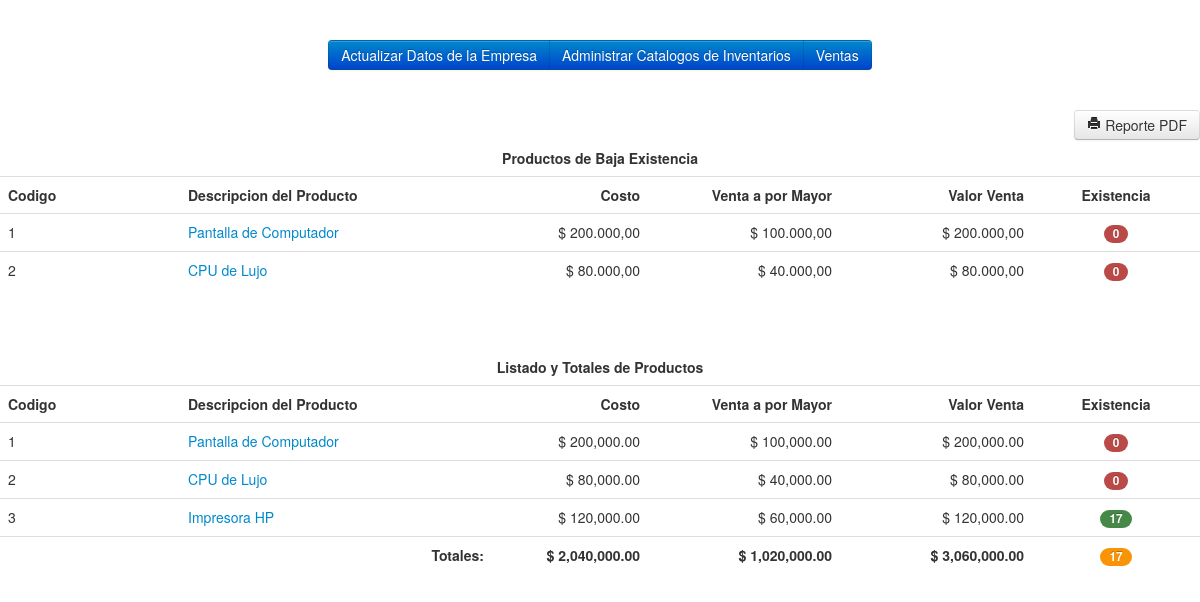
/empresa.php (signed in), run on the app's committed database.
### tables this page shows
CREATE TABLE IF NOT EXISTS `producto` (
  `cod` varchar(255) NOT NULL,
  `prov` varchar(255) NOT NULL,
  `cprov` varchar(255) NOT NULL,
  `nom` varchar(255) NOT NULL,
  `costo` varchar(255) NOT NULL,
  `mayor` varchar(255) NOT NULL,
  `venta` varchar(255) NOT NULL,
  `cantidad` varchar(255) NOT NULL,
  `minimo` varchar(255) NOT NULL,
  `seccion` varchar(255) NOT NULL,
  `fecha` varchar(255) NOT NULL,
  `estado` varchar(255) NOT NULL,
  `clase` varchar(255) NOT NULL,
  PRIMARY KEY (`cod`)
);

### empresa.php (the view, shortened to what this page needs)
<!DOCTYPE html>
<html lang="en">
<head>
    <link href="css/bootstrap.css" rel="stylesheet">
    <link href="css/bootstrap-responsive.css" rel="stylesheet">
    <link href="css/docs.css" rel="stylesheet">
    <link href="js/google-code-prettify/prettify.css" rel="stylesheet">
</head>
<body data-spy="scroll" data-target=".bs-docs-sidebar">
<center>
<div class="btn-group" data-toggle="buttons-checkbox" align="center">
        <button type="button" class="btn btn-primary" onClick="window.location='dato_empresa.php'">Actualizar Datos de la Empresa</button>
        <button type="button" class="btn btn-primary" onClick="window.location='seccion.php'">Administrar Catalogos de Inventarios</button>
        <button type="button" class="btn btn-primary" onClick="window.location='caja.php?ddes=0'">Ventas</button>
</div></center><br><br>
<div align="right">
	<a href="PDFestado_inventario.php" class="btn"><i class="icon-print"></i> Reporte PDF</a>
<table width="80%" border="0" class="table table-hover">
<thead>
  <tr>
    <td colspan="6"><strong><center>Productos de Baja Existencia</center></strong></td>
    </tr>
  <tr>
    <td width="15%"><strong>Codigo</strong></td>
    <td width="26%"><strong>Descripcion del Producto</strong></td>
    <td width="13%"><div align="right"><strong>Costo</strong></div></td>
    <td width="16%"><div align="right"><strong>Venta a por Mayor</strong></div></td>
    <td width="16%"><div align="right"><strong>Valor Venta</strong></div></td>
    <td width="14%"><strong><center>Existencia</center></strong></td>
  </tr>
</thead>
<tbody>
<?php
	$mensaje='no';
    $can=mysql_query("SELECT * FROM producto");
    while($dato=mysql_fetch_array($can)){
		$cant=$dato['cantidad'];
		$minima=$dato['minimo'];
		if($cant<=$minima){
			$mensaje='si';
?>
  <tr>
    <td><?php echo $dato['cod']; ?></td>
    <td><a href="crear_producto.php?codigo=<?php echo $dato['cod']; ?>"><?php echo $dato['nom']; ?> </a>
	</td>
    <td><div align="right">$ <?php echo number_format($dato['costo'],2,",","."); ?></div></td>
    <td><div align="right">$ <?php echo number_format($dato['mayor'],2,",","."); ?></div></td>
    <td><div align="right">$ <?php echo number_format($dato['venta'],2,",","."); ?></div></td>
    <td><center><span class="badge badge-important"><?php echo $cant; ?></span></center></td>
  </tr>
<?php }} ?>
  </tbody>
</table>
<?php	if($mensaje=='no'){	echo '<div class="alert alert-success" align="center"><strong>No existen articulos bajos de stock!</strong></div>'; } ?><br><br>
<table width="80%" border="0" class="table table-hover">
<thead>
  <tr>
    <td colspan="6"><strong><center>Listado y Totales de Productos</center></strong></td>
    </tr>
  <tr>
    <td width="15%"><strong>Codigo</strong></td>
    <td width="26%"><strong>Descripcion del Producto</strong></td>
    <td width="13%"><div align="right"><strong>Costo</strong></div></td>
    <td width="16%"><div align="right"><strong>Venta a por Mayor</strong></div></td>
    <td width="16%"><div align="right"><strong>Valor Venta</strong></div></td>
    <td width="14%"><strong><center>Existencia</center></strong></td>
  </tr>
</thead>
<tbody>
<?php
	$mensaje2='no';$costo=0;$mayor=0;$venta=0;$art=0;
    $can=mysql_query("SELECT * FROM producto");
    while($dato=mysql_fetch_array($can)){
		$cant=$dato['cantidad'];
		$minima=$dato['minimo'];
		$art=$art+$cant;
		$costo=$costo+($dato['costo']*$dato['cantidad']);
		$mayor=$mayor+($dato['mayor']*$dato['cantidad']);
		$venta=$mayor+($dato['venta']*$dato['cantidad']);
		if($cant<=$minima){
			$cantidad='<span class="badge badge-important">'.$cant.'</span>';
		}else{
			$cantidad='<span class="badge badge-success">'.$cant.'</span>';
		}
?>
  <tr>
    <td><?php echo $dato['cod']; ?></td>
    <td><a href="crear_producto.php?codigo=<?php echo $dato['cod']; ?>"><?php echo $dato['nom']; ?></a></td>
    <td><div align="right">$ <?php echo number_format($dato['costo'],2,".",","); ?></div></td>
    <td><div align="right">$ <?php echo number_format($dato['mayor'],2,".",","); ?></div></td>
    <td><div align="right">$ <?php echo number_format($dato['venta'],2,".",","); ?></div></td>
    <td><center><?php echo $cantidad; ?></center></td>
  </tr>
  <?php }
  ?>
  <tr>
    <td>&nbsp;</td>
    <td><div align="right"><strong>Totales:</strong></div></td>
    <td><div align="right"><strong>$ <?php echo number_format($costo,2,".",","); ?></strong></div></td>
    <td><div align="right"><strong>$ <?php echo number_format($mayor,2,".",","); ?></strong></div></td>
    <td><div align="right"><strong>$ <?php echo number_format($venta,2,".",","); ?></strong></div></td>
	<?php if($art<=0){
			$tot='<span class="badge badge-important">'.$art.'</span>';
		}if($art>0 and $art <=200){
		$tot='<span class="badge badge-warning">'.$art.'</span>';
		}
		else{
			$tot='<span class="badge badge-success">'.$art.'</span>';
		}?>
    <td><center><?php echo $tot; ?></center></td>
  </tr>
  </tbody>
</table>
</body>
</html>

### css/docs.css (style rules this page uses)
body { position: relative; padding-top: 40px; }

### data on the page
producto: cod "1", nom "Pantalla de Computador", costo "200.000,00", mayor "100.000,00", venta "200.000,00", cantidad "0", costo "200,000.00", mayor "100,000.00", venta "200,000.00"
producto: cod "2", nom "CPU de Lujo", costo "80.000,00", mayor "40.000,00", venta "80.000,00", cantidad "0", costo "80,000.00", mayor "40,000.00", venta "80,000.00"
producto: cod "3", nom "Impresora HP", costo "120,000.00", mayor "60,000.00", venta "120,000.00", cantidad "17", venta "3,060,000.00"

### other printed values
$costo "2,040,000.00"
$mayor "1,020,000.00"
$art "17"
